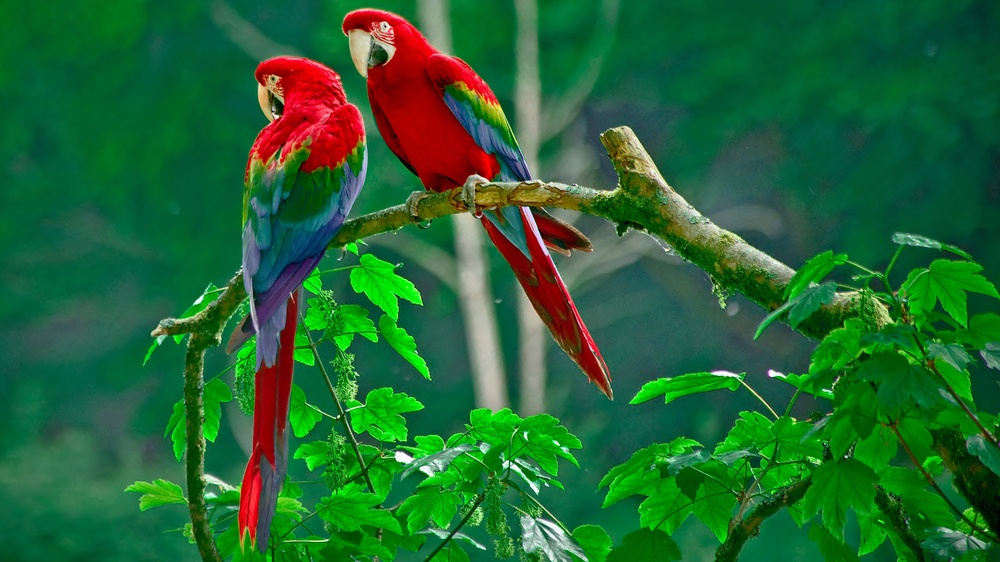
#> input picture hpcOpencv/data/parrots.jpg, 1000 x 562 px, shrunk from 3840 x 2160 before the run
$ python hpcOpencvVideoPattern.py ../data/parrots.jpg ../data/parrots.jpg ../data/parrots.jpg
#> lines starting #> are read from the running program, lines starting #| are printed output that depends on the picture; after the words box and inside, x2 and y2 are one past the last pixel; in counts of white or black regions, pixels touching at a corner belong together
#!/usr/bin/env python3

import cv2 as cv
import time
import sys

if __name__ == '__main__':

    # arguments
    if len(sys.argv) != 4:
        print("usage:", sys.argv[0], "<filename> <pattern> <TM_CCOEFF_NORMED>")
        sys.exit(-1)

    FILENAME = sys.argv[1]
    PATTERN = sys.argv[2]
    THRESHOLD = sys.argv[3]

    # lit depuis un fichier
    cap = cv.VideoCapture(FILENAME)

    # Motif
    patternImg = cv.imread(PATTERN)
#> patternImg is the input picture: shape (562, 1000, 3); mean B, G, R 51.7, 101.2, 34.4
    if patternImg.size == 0:
        print("failed to load", PATTERN)
        sys.exit(-1)

    w, h, _ = patternImg.shape[::-1]
#> w = 3; h = 1000

    # Lecture de la vidéo
    i = 0
    while(cap.isOpened()):
        ret, frame = cap.read()
        if not ret:
            break

        result = cv.matchTemplate(frame, patternImg, cv.TM_CCOEFF_NORMED)
#> result = [1]
        min_val, max_val, min_loc, max_loc = cv.minMaxLoc(result)
#> min_val = 1; max_val = 1; min_loc = (0, 0); max_loc = (0, 0)

        print("frame={}, maxVal={}, maxLoc={}".format(i, max_val, max_loc))
#| frame=0, maxVal=1.0, maxLoc=(0, 0)

        top_left = max_loc
#> top_left = (0, 0)
        bottom_right = (top_left[0] + 50, top_left[1] + 30)
#> bottom_right = (50, 30)

        if max_val > 0.7:
            cv.rectangle(frame, top_left, bottom_right, 255, 2)
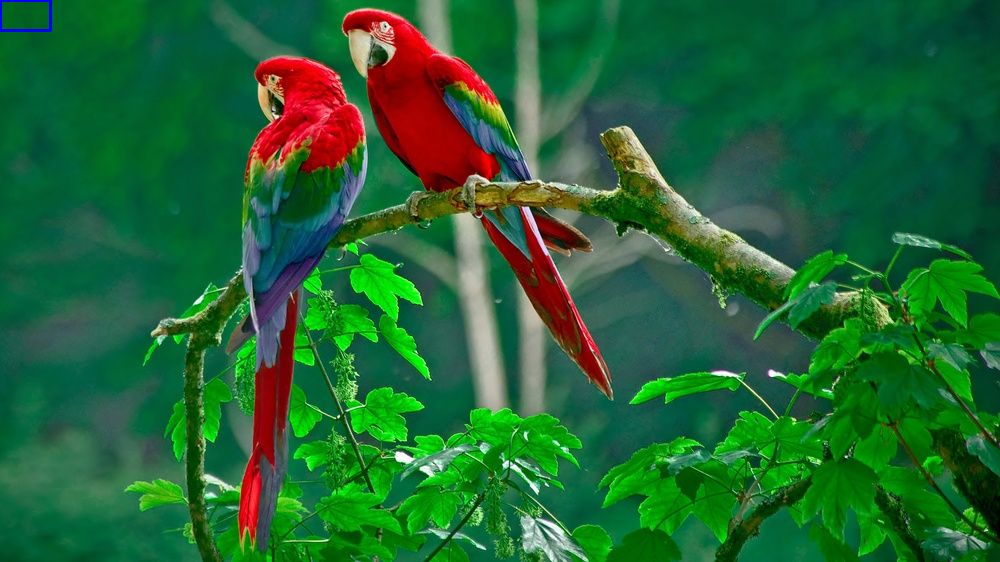
#> frame: shape (562, 1000, 3); 0.07% of pixels changed, all inside (x1, y1, x2, y2) = (0, 0, 52, 32)

        cv.imshow('pattern matching', frame)
        if cv.waitKey(30) == 27:
#> (key Esc is pressed here)
            break

        i = i + 1

    print("..")
